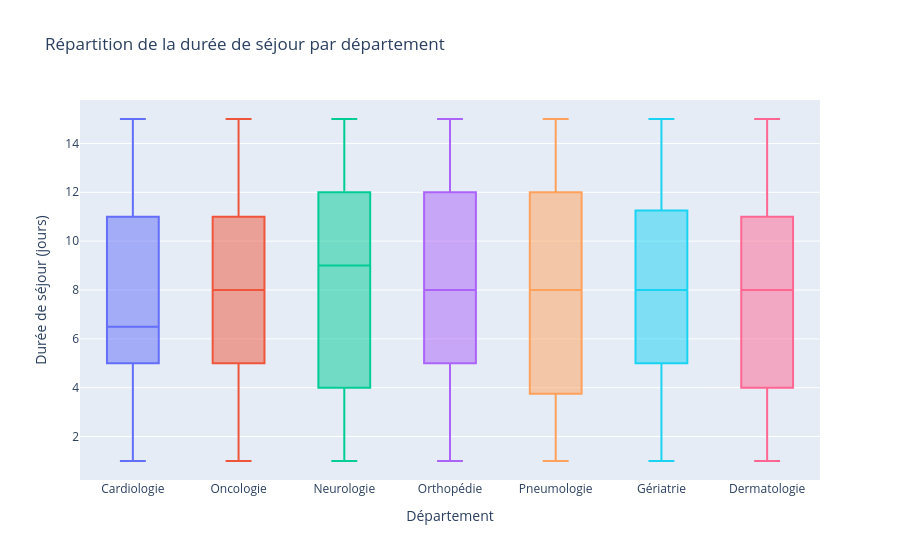

Source (notebook cell):
### Markdown cell above
7.	**Comparer la durée moyenne de séjour par département.**

### Code cell
boite(
    df, x="Departement", y="DureeSejour",
    titre="Répartition de la durée de séjour par département",
    labels={"DureeSejour": "Durée de séjour (jours)", "Departement": "Département"},
    couleur_col="Departement",
    titre_x="Département", titre_y="Durée de séjour (jours)",
).show()

### Figure 1 — Plotly figure (JSON) as saved in the notebook; plotly's stock layout.template omitted (floating-point values rounded to 4 significant figures)
{"data": [{"alignmentgroup": "True", "hovertemplate": "Département=%{x}<br>Durée de séjour (jours)=%{y}<extra></extra>", "legendgroup": "Cardiologie", "marker": {"color": "#636efa"}, "name": "Cardiologie", "notched": false, "offsetgroup": "Cardiologie", "orientation": "v", "showlegend": true, "type": "box", "x": ["Cardiologie", "Cardiologie", "Cardiologie", "Cardiologie", "Cardiologie", "Cardiologie", "Cardiologie", "Cardiologie", "Cardiologie", "Cardiologie", "Cardiologie", "Cardiologie", "Cardiologie", "Cardiologie", "Cardiologie", "Cardiologie", "Cardiologie", "Cardiologie", "Cardiologie", "Cardiologie", "Cardiologie", "Cardiologie", "Cardiologie", "Cardiologie", "Cardiologie", "Cardiologie", "Cardiologie", "Cardiologie", "Cardiologie", "Cardiologie", "Cardiologie", "Cardiologie", "Cardiologie", "Cardiologie", "Cardiologie", "Cardiologie", "Cardiologie", "Cardiologie", "Cardiologie", "Cardiologie", "Cardiologie", "Cardiologie", "Cardiologie", "Cardiologie", "Cardiologie", "Cardiologie", "Cardiologie", "Cardiologie", "Cardiologie", "Cardiologie", "Cardiologie", "Cardiologie", "Cardiologie", "Cardiologie", "Cardiologie", "Cardiologie", "Cardiologie", "Cardiologie", "Cardiologie", "Cardiologie", "Cardiologie", "Cardiologie", "Cardiologie", "Cardiologie", "Cardiologie", "Cardiologie", "Cardiologie", "Cardiologie", "Cardiologie", "Cardiologie"], "x0": " ", "xaxis": "x", "y": [5, 2, 4, 7, 14, 5, 2, 4, 6, 6, 15, 6, 13, 7, 13, 14, 4, 4, 5, 1, 13, 5, 14, 6, 7, 1, 15, 6, 5, 12, 2, 5, 5, 14, 14, 15, 12, 6, 4, 4, 5, 9, 4, 6, 13, 9, 1, 9, 9, 3, 11, 15, 7, 7, 10, 6, 1, 1, 7, 9, 9, 9, 14, 9, 15, 7, 10, 6, 5, 4], "y0": " ", "yaxis": "y"}, {"alignmentgroup": "True", "hovertemplate": "Département=%{x}<br>Durée de séjour (jours)=%{y}<extra></extra>", "legendgroup": "Oncologie", "marker": {"color": "#EF553B"}, "name": "Oncologie", "notched": false, "offsetgroup": "Oncologie", "orientation": "v", "showlegend": true, "type": "box", "x": ["Oncologie", "Oncologie", "Oncologie", "Oncologie", "Oncologie", "Oncologie", "Oncologie", "Oncologie", "Oncologie", "Oncologie", "Oncologie", "Oncologie", "Oncologie", "Oncologie", "Oncologie", "Oncologie", "Oncologie", "Oncologie", "Oncologie", "Oncologie", "Oncologie", "Oncologie", "Oncologie", "Oncologie", "Oncologie", "Oncologie", "Oncologie", "Oncologie", "Oncologie", "Oncologie", "Oncologie", "Oncologie", "Oncologie", "Oncologie", "Oncologie", "Oncologie", "Oncologie", "Oncologie", "Oncologie", "Oncologie", "Oncologie", "Oncologie", "Oncologie", "Oncologie", "Oncologie", "Oncologie", "Oncologie", "Oncologie", "Oncologie", "Oncologie", "Oncologie", "Oncologie", "Oncologie", "Oncologie", "Oncologie", "Oncologie", "Oncologie", "Oncologie", "Oncologie", "Oncologie", "Oncologie", "Oncologie", "Oncologie", "Oncologie", "Oncologie", "Oncologie", "Oncologie", "Oncologie", "Oncologie", "Oncologie", "Oncologie", "Oncologie", "Oncologie", "Oncologie", "Oncologie", "Oncologie", "Oncologie", "Oncologie", "Oncologie", "Oncologie", "Oncologie", "Oncologie", "Oncologie", "Oncologie", "Oncologie", "Oncologie", "Oncologie", "Oncologie", "Oncologie", "Oncologie"], "x0": " ", "xaxis": "x", "y": [15, 9, 14, 7, 13, 2, 6, 6, 11, 1, 4, 15, 3, 4, 6, 13, 9, 2, 6, 5, 7, 1, 13, 2, 8, 11, 5, 5, 8, 12, 14, 9, 5, 10, 7, 15, 7, 8, 1, 10, 15, 11, 11, 8, 8, 6, 7, 13, 7, 1, 11, 6, 7, 15, 14, 5, 11, 11, 1, 8, 4, 9, 15, 8, 13, 6, 13, 10, 7, 9, 3, 8, 12, 1, 6, 15, 8, 6, 7, 7, 12, 1, 11, 2, 15, 3, 8, 9, 13, 1], "y0": " ", "yaxis": "y"}, {"alignmentgroup": "True", "hovertemplate": "Département=%{x}<br>Durée de séjour (jours)=%{y}<extra></extra>", "legendgroup": "Neurologie", "marker": {"color": "#00cc96"}, "name": "Neurologie", "notched": false, "offsetgroup": "Neurologie", "orientation": "v", "showlegend": true, "type": "box", "x": ["Neurologie", "Neurologie", "Neurologie", "Neurologie", "Neurologie", "Neurologie", "Neurologie", "Neurologie", "Neurologie", "Neurologie", "Neurologie", "Neurologie", "Neurologie", "Neurologie", "Neurologie", "Neurologie", "Neurologie", "Neurologie", "Neurologie", "Neurologie", "Neurologie", "Neurologie", "Neurologie", "Neurologie", "Neurologie", "Neurologie", "Neurologie", "Neurologie", "Neurologie", "Neurologie", "Neurologie", "Neurologie", "Neurologie", "Neurologie", "Neurologie", "Neurologie", "Neurologie", "Neurologie", "Neurologie", "Neurologie", "Neurologie", "Neurologie", "Neurologie", "Neurologie", "Neurologie", "Neurologie", "Neurologie", "Neurologie", "Neurologie", "Neurologie", "Neurologie", "Neurologie", "Neurologie", "Neurologie"], "x0": " ", "xaxis": "x", "y": [12, 3, 3, 5, 12, 1, 1, 11, 9, 13, 9, 6, 13, 10, 9, 4, 13, 7, 4, 11, 14, 14, 5, 7, 4, 5, 3, 13, 2, 7, 10, 2, 2, 14, 3, 14, 9, 5, 6, 11, 4, 12, 13, 10, 6, 11, 12, 15, 6, 14, 2, 10, 4, 9], "y0": " ", "yaxis": "y"}, {"alignmentgroup": "True", "hovertemplate": "Département=%{x}<br>Durée de séjour (jours)=%{y}<extra></extra>", "legendgroup": "Orthopédie", "marker": {"color": "#ab63fa"}, "name": "Orthopédie", "notched": false, "offsetgroup": "Orthopédie", "orientation": "v", "showlegend": true, "type": "box", "x": ["Orthopédie", "Orthopédie", "Orthopédie", "Orthopédie", "Orthopédie", "Orthopédie", "Orthopédie", "Orthopédie", "Orthopédie", "Orthopédie", "Orthopédie", "Orthopédie", "Orthopédie", "Orthopédie", "Orthopédie", "Orthopédie", "Orthopédie", "Orthopédie", "Orthopédie", "Orthopédie", "Orthopédie", "Orthopédie", "Orthopédie", "Orthopédie", "Orthopédie", "Orthopédie", "Orthopédie", "Orthopédie", "Orthopédie", "Orthopédie", "Orthopédie", "Orthopédie", "Orthopédie", "Orthopédie", "Orthopédie", "Orthopédie", "Orthopédie", "Orthopédie", "Orthopédie", "Orthopédie", "Orthopédie", "Orthopédie", "Orthopédie", "Orthopédie", "Orthopédie", "Orthopédie", "Orthopédie", "Orthopédie", "Orthopédie", "Orthopédie", "Orthopédie", "Orthopédie", "Orthopédie", "Orthopédie", "Orthopédie", "Orthopédie", "Orthopédie", "Orthopédie", "Orthopédie", "Orthopédie", "Orthopédie", "Orthopédie", "Orthopédie", "Orthopédie", "Orthopédie", "Orthopédie", "Orthopédie", "Orthopédie", "Orthopédie", "Orthopédie", "Orthopédie", "Orthopédie", "Orthopédie", "Orthopédie", "Orthopédie", "Orthopédie"], "x0": " ", "xaxis": "x", "y": [10, 6, 8, 8, 2, 2, 15, 8, 3, 5, 8, 3, 12, 14, 11, 5, 11, 12, 14, 12, 7, 9, 1, 12, 13, 2, 14, 5, 5, 6, 1, 8, 3, 11, 13, 9, 3, 12, 2, 3, 4, 11, 7, 10, 8, 13, 5, 13, 1, 15, 3, 10, 7, 15, 10, 11, 8, 13, 9, 10, 8, 11, 14, 13, 1, 15, 15, 4, 13, 2, 6, 12, 6, 9, 6, 5], "y0": " ", "yaxis": "y"}, {"alignmentgroup": "True", "hovertemplate": "Département=%{x}<br>Durée de séjour (jours)=%{y}<extra></extra>", "legendgroup": "Pneumologie", "marker": {"color": "#FFA15A"}, "name": "Pneumologie", "notched": false, "offsetgroup": "Pneumologie", "orientation": "v", "showlegend": true, "type": "box", "x": ["Pneumologie", "Pneumologie", "Pneumologie", "Pneumologie", "Pneumologie", "Pneumologie", "Pneumologie", "Pneumologie", "Pneumologie", "Pneumologie", "Pneumologie", "Pneumologie", "Pneumologie", "Pneumologie", "Pneumologie", "Pneumologie", "Pneumologie", "Pneumologie", "Pneumologie", "Pneumologie", "Pneumologie", "Pneumologie", "Pneumologie", "Pneumologie", "Pneumologie", "Pneumologie", "Pneumologie", "Pneumologie", "Pneumologie", "Pneumologie", "Pneumologie", "Pneumologie", "Pneumologie", "Pneumologie", "Pneumologie", "Pneumologie", "Pneumologie", "Pneumologie", "Pneumologie", "Pneumologie", "Pneumologie", "Pneumologie", "Pneumologie", "Pneumologie", "Pneumologie", "Pneumologie", "Pneumologie", "Pneumologie", "Pneumologie", "Pneumologie", "Pneumologie", "Pneumologie", "Pneumologie", "Pneumologie", "Pneumologie", "Pneumologie", "Pneumologie", "Pneumologie", "Pneumologie", "Pneumologie", "Pneumologie", "Pneumologie", "Pneumologie", "Pneumologie", "Pneumologie"], "x0": " ", "xaxis": "x", "y": [3, 4, 8, 11, 1, 13, 2, 2, 15, 7, 11, 6, 10, 5, 8, 12, 10, 13, 9, 10, 13, 8, 6, 1, 12, 2, 12, 3, 3, 5, 13, 11, 1, 13, 3, 5, 8, 15, 9, 4, 13, 13, 1, 7, 13, 13, 13, 5, 3, 8, 1, 6, 11, 1, 13, 1, 11, 7, 7, 2, 5, 13, 10, 15, 9], "y0": " ", "yaxis": "y"}, {"alignmentgroup": "True", "hovertemplate": "Département=%{x}<br>Durée de séjour (jours)=%{y}<extra></extra>", "legendgroup": "Gériatrie", "marker": {"color": "#19d3f3"}, "name": "Gériatrie", "notched": false, "offsetgroup": "Gériatrie", "orientation": "v", "showlegend": true, "type": "box", "x": ["Gériatrie", "Gériatrie", "Gériatrie", "Gériatrie", "Gériatrie", "Gériatrie", "Gériatrie", "Gériatrie", "Gériatrie", "Gériatrie", "Gériatrie", "Gériatrie", "Gériatrie", "Gériatrie", "Gériatrie", "Gériatrie", "Gériatrie", "Gériatrie", "Gériatrie", "Gériatrie", "Gériatrie", "Gériatrie", "Gériatrie", "Gériatrie", "Gériatrie", "Gériatrie", "Gériatrie", "Gériatrie", "Gériatrie", "Gériatrie", "Gériatrie", "Gériatrie", "Gériatrie", "Gériatrie", "Gériatrie", "Gériatrie", "Gériatrie", "Gériatrie", "Gériatrie", "Gériatrie", "Gériatrie", "Gériatrie", "Gériatrie", "Gériatrie", "Gériatrie", "Gériatrie", "Gériatrie", "Gériatrie", "Gériatrie", "Gériatrie", "Gériatrie", "Gériatrie", "Gériatrie", "Gériatrie", "Gériatrie", "Gériatrie", "Gériatrie", "Gériatrie", "Gériatrie", "Gériatrie", "Gériatrie", "Gériatrie", "Gériatrie", "Gériatrie", "Gériatrie", "Gériatrie", "Gériatrie", "Gériatrie", "Gériatrie", "Gériatrie", "Gériatrie", "Gériatrie", "Gériatrie", "Gériatrie", "Gériatrie", "Gériatrie", "Gériatrie"], "x0": " ", "xaxis": "x", "y": [6, 5, 10, 2, 14, 14, 11, 4, 14, 10, 11, 6, 5, 12, 2, 4, 14, 13, 1, 3, 9, 8, 6, 7, 8, 5, 15, 3, 3, 10, 2, 4, 1, 9, 15, 12, 8, 4, 5, 14, 10, 5, 9, 5, 7, 8, 3, 14, 12, 11, 9, 6, 15, 1, 5, 9, 8, 8, 9, 15, 12, 5, 5, 5, 6, 14, 9, 13, 11, 14, 4, 9, 12, 9, 2, 5, 7], "y0": " ", "yaxis": "y"}, {"alignmentgroup": "True", "hovertemplate": "Département=%{x}<br>Durée de séjour (jours)=%{y}<extra></extra>", "legendgroup": "Dermatologie", "marker": {"color": "#FF6692"}, "name": "Dermatologie", "notched": false, "offsetgroup": "Dermatologie", "orientation": "v", "showlegend": true, "type": "box", "x": ["Dermatologie", "Dermatologie", "Dermatologie", "Dermatologie", "Dermatologie", "Dermatologie", "Dermatologie", "Dermatologie", "Dermatologie", "Dermatologie", "Dermatologie", "Dermatologie", "Dermatologie", "Dermatologie", "Dermatologie", "Dermatologie", "Dermatologie", "Dermatologie", "Dermatologie", "Dermatologie", "Dermatologie", "Dermatologie", "Dermatologie", "Dermatologie", "Dermatologie", "Dermatologie", "Dermatologie", "Dermatologie", "Dermatologie", "Dermatologie", "Dermatologie", "Dermatologie", "Dermatologie", "Dermatologie", "Dermatologie", "Dermatologie", "Dermatologie", "Dermatologie", "Dermatologie", "Dermatologie", "Dermatologie", "Dermatologie", "Dermatologie", "Dermatologie", "Dermatologie", "Dermatologie", "Dermatologie", "Dermatologie", "Dermatologie", "Dermatologie", "Dermatologie", "Dermatologie", "Dermatologie", "Dermatologie", "Dermatologie", "Dermatologie", "Dermatologie", "Dermatologie", "Dermatologie", "Dermatologie", "Dermatologie", "Dermatologie", "Dermatologie", "Dermatologie", "Dermatologie", "Dermatologie", "Dermatologie", "Dermatologie"], "x0": " ", "xaxis": "x", "y": [10, 7, 7, 9, 9, 13, 2, 1, 10, 13, 3, 8, 10, 5, 10, 5, 3, 13, 14, 14, 10, 7, 7, 2, 6, 4, 8, 5, 8, 8, 6, 14, 13, 1, 15, 5, 9, 2, 4, 9, 9, 11, 6, 2, 3, 8, 10, 4, 5, 14, 7, 1, 4, 3, 9, 11, 15, 12, 4, 13, 5, 15, 12, 1, 1, 6, 12, 13], "y0": " ", "yaxis": "y"}], "layout": {"boxmode": "overlay", "legend": {"title": {"text": "Département"}, "tracegroupgap": 0}, "showlegend": false, "title": {"text": "Répartition de la durée de séjour par département"}, "xaxis": {"anchor": "y", "categoryarray": ["Cardiologie", "Oncologie", "Neurologie", "Orthopédie", "Pneumologie", "Gériatrie", "Dermatologie"], "categoryorder": "array", "domain": [0, 1], "title": {"text": "Département"}}, "yaxis": {"anchor": "x", "domain": [0, 1], "title": {"text": "Durée de séjour (jours)"}}}}
